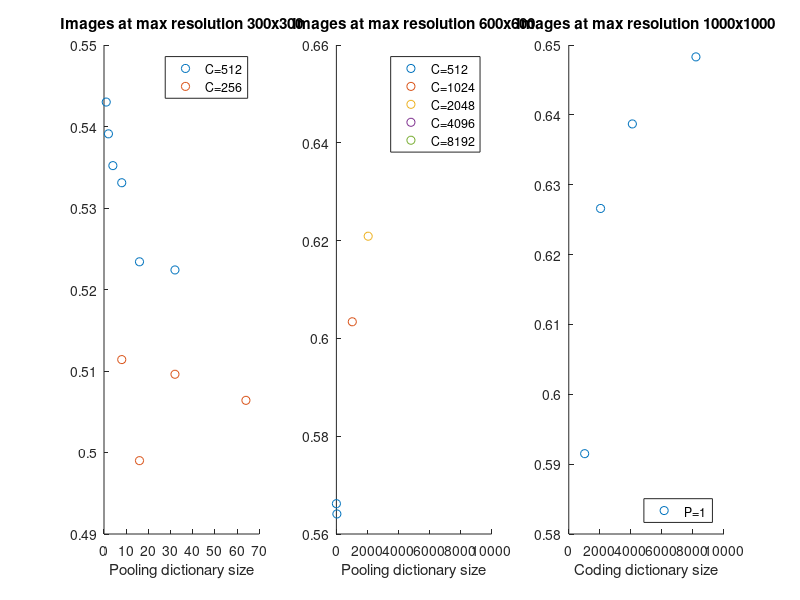

The MATLAB source for this figure:
% Show the results of the experiments


%% 300x300 Image size

%vectorDim = [ 10752  21504  43008  86016  172032 344064];

x_300_512 = [ 1      2      4      8      16     32];

y_300_512 = [0.5430 0.5391 0.5352 0.5331 0.5234 0.5224]; % For the best result [0.5430]. Now we obtain 0.5312, only taking the first 2 levels of the pyramid. size=2560.

x_300_256 = [ 8      16     32     64];

y_300_256 = [0.5114 0.4990 0.5096 0.5064];


%% 600x600 Image size

x_600_512 = [ 1      32];

y_600_512 = [0.5662 0.5641]; % For the best result [0.5662] size=10752. Now we obtain 0.5306, only taking the first 2 levels of the pyramid. size=2560.


x_600_1024 = [1024];

y_600_1024 = [0.6034];       % For the best result [0.6034] size=21504. Now we obtain 0.5908, only taking the first 2 levels of the pyramid. size=5120.


x_600_2048 = [2048];

y_600_2048 = [0.6209];       % For the best result [0.6209] size=43008. Now we obtain 0.6114, only taking the first 2 levels of the pyramid. size=10240.


x_600_4096 = [4096];         

y_600_4096 = [0.6419];       % For the best result [0.6419] size=86016. Now we obtain 0.6306, only taking the first 2 levels of the pyramid. size=20480.
                             % With PCA analysis after taken the first two
                             % levels of the pyramid: 2-levels->PCA(128) we
                             % obtain mAP = 0.6380

x_600_8192 = [8192];

y_600_8192 = [0.6473];       % For the best result [0.6473] size=43008. Now we obtain 0.6468, only taking the first 2 levels of the pyramid. size=40960.
                             % With PCA analysis after taken the first two
                             % levels of the pyramid: 2-levels->PCA(128) we
                             % obtain mAP = 0.6450

%% 1000x1000 Image size

x_1000 = [ 1024   2048   4096   8192];

y_1000 = [0.5915 0.6266 0.6387 0.6483];

%% Show the ggraphics

figure, 
subplot(1, 3, 1), 
scatter(x_300_512, y_300_512); hold on;
scatter(x_300_256, y_300_256);
legend('C=512', 'C=256', 'Location', 'NorthEast');
xlabel('Pooling dictionary size');
title('Images at max resolution 300x300');

subplot(1, 3, 2),
scatter(x_600_512, y_600_512); hold on;
scatter(x_600_1024, y_600_1024); hold on;
scatter(x_600_2048, y_600_2048); hold on;
scatter(x_600_4096, y_600_4096); hold on;
scatter(x_600_8192, y_600_8192);
legend('C=512', 'C=1024', 'C=2048', 'C=4096', 'C=8192','Location', 'NorthEast');
xlabel('Pooling dictionary size');
title('Images at max resolution 600x600');

subplot(1, 3, 3),
scatter(x_1000, y_1000);
% plot(x_1000_2048, y_1000_2048); hold on;
% plot(x_1000_4096, y_1000_4096);
legend('P=1', 'Location', 'SouthEast');
xlabel('Coding dictionary size');
title('Images at max resolution 1000x1000');



%% 300x300 Image size

%vDim = [ 10752  21504  43008  86016];

x_300 = [ 512 1024   2048   4096];

y_300 = [0.5407 0.5621 0.5645 0.5380];

%% 600x600 Image size

x_600 = [ 512 1024   2048   4096];

y_600 = [0.5841 0.6033 0.6193 0.6382];

%% 1000x1000 Image size

x_1000 = [ 512 1024   2048   4096];

y_1000 = [0.5544 0.5891 0.6261 0.6349];